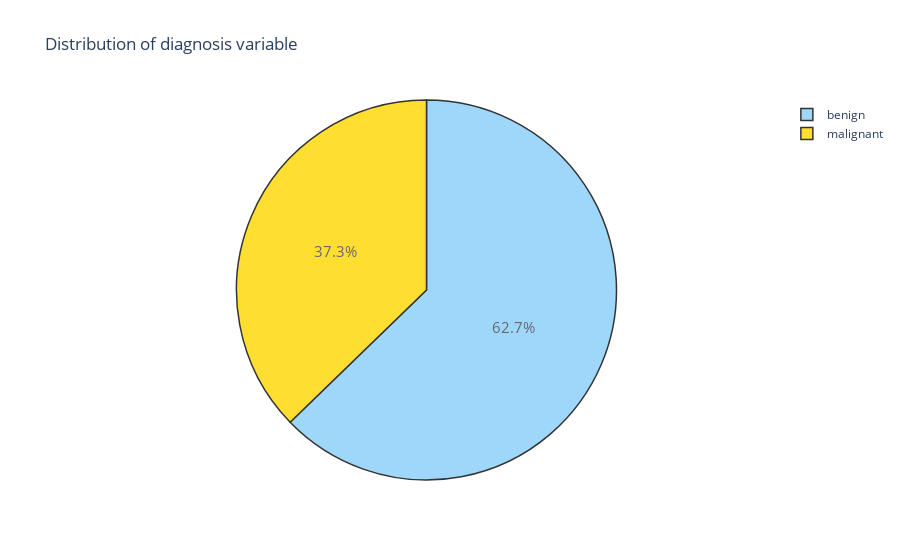

The cell this chart's notebook holds for it:
### Code cell
trace = go.Pie(labels = ['benign','malignant'], values = df['diagnosis'].value_counts(), 
               textfont=dict(size=15), opacity = 0.8,
               marker=dict(colors=['lightskyblue', 'gold'], 
                           line=dict(color='#000000', width=1.5)))


layout = dict(title =  'Distribution of diagnosis variable')
           
fig = dict(data = [trace], layout=layout)
py.iplot(fig)

### Figure 1 — Plotly figure (JSON) as saved in the notebook; plotly's stock layout.template omitted (floating-point values rounded to 4 significant figures)
{"data": [{"labels": ["benign", "malignant"], "marker": {"colors": ["lightskyblue", "gold"], "line": {"color": "#000000", "width": 1.5}}, "opacity": 0.8, "textfont": {"size": 15}, "type": "pie", "values": [357, 212]}], "layout": {"title": {"text": "Distribution of diagnosis variable"}}}
